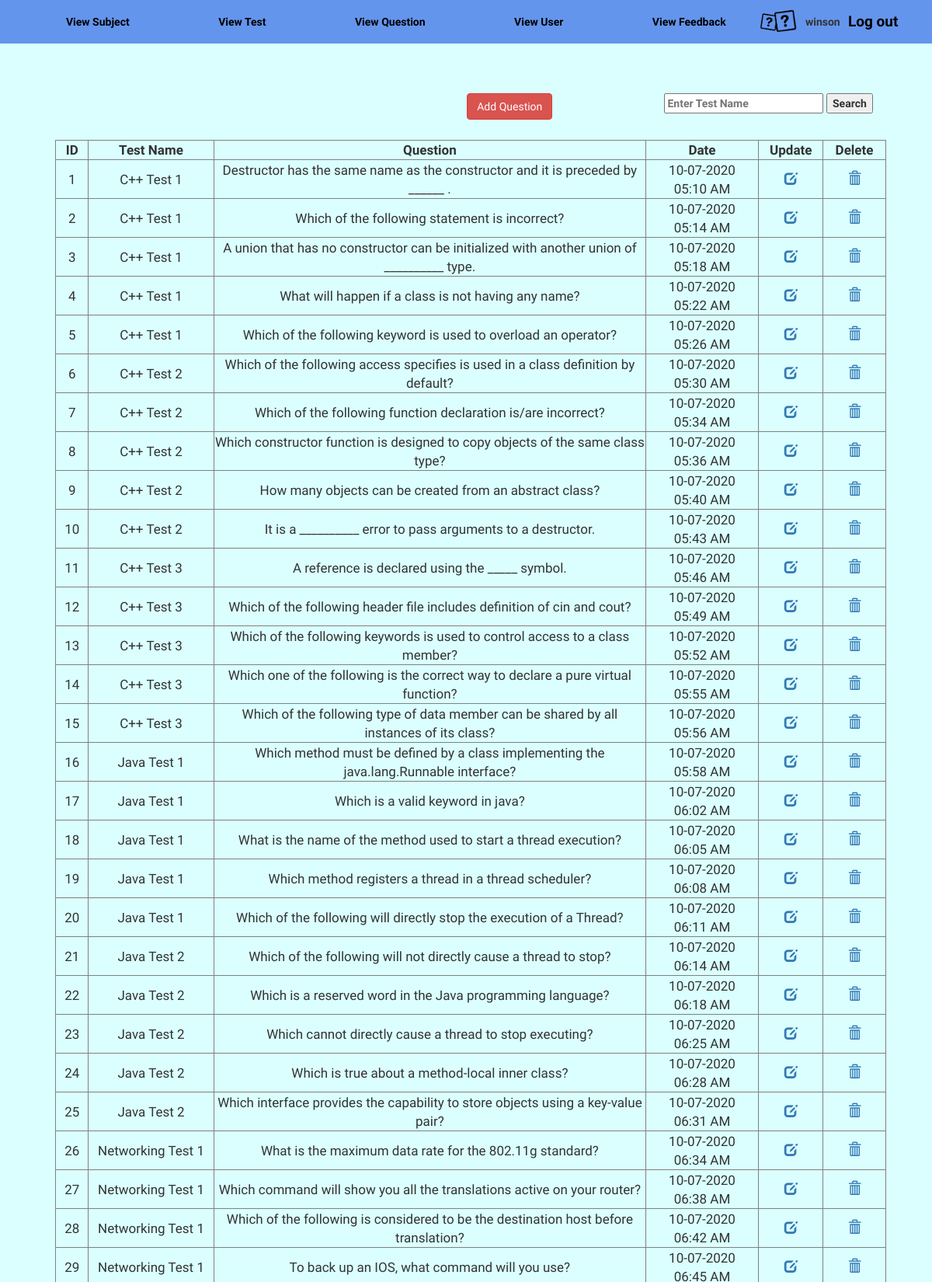
Page /adminViewQuestion.php (signed in, upper part) on the committed database.
### tables this page shows
CREATE TABLE `quiz_question` (
  `que_id` int(5) NOT NULL,
  `test_id` int(5) DEFAULT NULL,
  `que_desc` varchar(250) DEFAULT NULL,
  `ans1` varchar(275) DEFAULT NULL,
  `ans2` varchar(275) DEFAULT NULL,
  `ans3` varchar(275) DEFAULT NULL,
  `ans4` varchar(275) DEFAULT NULL,
  `true_ans` int(1) DEFAULT NULL,
  `date` timestamp NOT NULL DEFAULT current_timestamp()
);

CREATE TABLE `quiz_test` (
  `test_id` int(5) NOT NULL,
  `sub_id` int(5) DEFAULT NULL,
  `test_name` varchar(300) DEFAULT NULL,
  `date` timestamp NOT NULL DEFAULT current_timestamp()
);

### adminViewQuestion.php (the view, shortened to what this page needs)
<!DOCTYPE html>
<html>
<head>
<link rel="stylesheet" href="https://maxcdn.bootstrapcdn.com/bootstrap/3.3.6/css/bootstrap.min.css">
</head>
<body>
<?php include"adminMenu.php";?>
<center>
<div class="all-Table table-striped">
	<div class="search">
		<div class="move">
		<a class='btn btn-danger' href='adminQuestionAdd.php'>Add Question</a>
		</div>
		<form method="post">
			<input placeholder="Enter Test Name" type="text" name="searchTest">
			<input class="button" type="submit" name="buttonSubmitSearch" value="Search">
		</form>
	</div>
<table border="1px solid black" width="90%" >
<?php
include"database.php";
	if(isset($_POST['buttonSubmitSearch'])){
		$testN = $_POST['searchTest'];
		$i1=1;
		$result2=mysqli_query($con,"select q.que_id,t.test_name,q.que_desc,q.date from quiz_test t, quiz_question q where t.test_id=q.test_id and t.test_name LIKE '%$testN%'")or die(mysqli_error());
		if(mysqli_num_rows($result2) <= 0 || $testN == ""){
			echo "<br>";
			echo "<br>";
			echo "<br>";
			echo "<br>";
			echo '<h1>No result found!</h1>';
		}else{
		echo "<br><br><br><tr><th>ID</th><th>Test Name</th><th>Question</th><th>Date</th><th>Update</th><th>Delete</th></tr>";
			while($test1 = mysqli_fetch_array($result2)){
			$id1=$test1['que_id'];
				echo"<tr><td width=70 height=50>".$i1."</td>";
				echo"<td width=260>" .$test1['test_name']."</td>";
				echo"<td width=1100>" .$test1['que_desc']."</td>";
				echo"<td width=280>" .date("d-m-Y ", strtotime($test1['date']))."<br>".date("h:i A ", strtotime($test1['date']))."</td>";
				echo "<td width=120><a href='editQuestion.php?que_id=$id1'><span class='glyphicon glyphicon-edit'></span></a></td>";
				echo "<td width=120><a href='deleteQuestion.php?que_id=$id1'><span class='glyphicon glyphicon-trash'></span></a></td></tr>";
				$i1++;
			}
		}
	}else{
		$i=1;
		$result=mysqli_query($con,"select q.que_id,t.test_name,q.que_desc,q.date from quiz_question q, quiz_test t where t.test_id=q.test_id order by q.que_id") or die(mysqli_error());
		echo "<br><br><br><tr><th>ID</th><th>Test Name</th><th>Question</th><th>Date</th><th>Update</th><th>Delete</th></tr>";
		while($test=mysqli_fetch_array($result)){
		$id=$test['que_id'];
			echo"<tr><td width=70 height=50>".$i."</td>";
			echo"<td width=260>" .$test['test_name']."</td>";
			echo"<td width=1100>" .$test['que_desc']."</td>";
			echo"<td width=280>" .date("d-m-Y ", strtotime($test['date']))."<br>".date("h:i A ", strtotime($test['date']))."</td>";
			echo "<td width=120><a href='editQuestion.php?que_id=$id'><span class='glyphicon glyphicon-edit'></span></a></td>";
			echo "<td width=120><a href='deleteQuestion.php?que_id=$id'><span class='glyphicon glyphicon-trash'></span></a></td></tr>";
		$i++;
		}
	}
?>
</table>
</div>
</center>
</body>
</html>

### adminViewQuestion.php (style rules this page uses)
body { margin:0; background-color:#DBFFFF; }
table,td,th { border-collapse: collapse; text-align: center; font-size: 17px; }
.all-Table { position: absolute; margin: 10% 1%; width: 99%; }
.search { position: absolute; padding-left:71%; font-weight: bold; }
.move { position: absolute; left: 53%; font-weight: bold; }

### adminMenu.php (style rules this page uses)
* { font-family: 'Merienda One', cursive; }
p,span { font-family: 'Yeseva One', cursive; }

### rows in the picture
quiz_question: test.test_name "C++ Test 1", que_desc "Destructor has the same name as the constructor and it is preceded by ______ .", date "10-07-2020", date "05:10 AM"
quiz_question: test.test_name "C++ Test 1", que_desc "Which of the following statement is incorrect?", date "10-07-2020", date "05:14 AM"
quiz_question: test.test_name "C++ Test 1", que_desc "A union that has no constructor can be initialized with another union of __________ type.", date "10-07-2020", date "05:18 AM"
quiz_question: test.test_name "C++ Test 1", que_desc "What will happen if a class is not having any name?", date "10-07-2020", date "05:22 AM"
quiz_question: test.test_name "C++ Test 1", que_desc "Which of the following keyword is used to overload an operator?", date "10-07-2020", date "05:26 AM"
quiz_question: test.test_name "C++ Test 2", que_desc "Which of the following access specifies is used in a class definition by default?", date "10-07-2020", date "05:30 AM"
quiz_question: test.test_name "C++ Test 2", que_desc "Which of the following function declaration is/are incorrect?", date "10-07-2020", date "05:34 AM"
quiz_question: test.test_name "C++ Test 2", que_desc "Which constructor function is designed to copy objects of the same class type?", date "10-07-2020", date "05:36 AM"
quiz_question: test.test_name "C++ Test 2", que_desc "How many objects can be created from an abstract class?", date "10-07-2020", date "05:40 AM"
quiz_question: test.test_name "C++ Test 2", que_desc "It is a __________ error to pass arguments to a destructor.", date "10-07-2020", date "05:43 AM"
quiz_question: test.test_name "C++ Test 3", que_desc "A reference is declared using the _____ symbol.", date "10-07-2020", date "05:46 AM"
quiz_question: test.test_name "C++ Test 3", que_desc "Which of the following header file includes definition of cin and cout?", date "10-07-2020", date "05:49 AM"
quiz_question: test.test_name "C++ Test 3", que_desc "Which of the following keywords is used to control access to a class member?", date "10-07-2020", date "05:52 AM"
quiz_question: test.test_name "C++ Test 3", que_desc "Which one of the following is the correct way to declare a pure virtual function?", date "10-07-2020", date "05:55 AM"
quiz_question: test.test_name "C++ Test 3", que_desc "Which of the following type of data member can be shared by all instances of its class?", date "10-07-2020", date "05:56 AM"
quiz_question: test.test_name "Java Test 1", que_desc "Which method must be defined by a class implementing the java.lang.Runnable interface?", date "10-07-2020", date "05:58 AM"
quiz_question: test.test_name "Java Test 1", que_desc "Which is a valid keyword in java?", date "10-07-2020", date "06:02 AM"
quiz_question: test.test_name "Java Test 1", que_desc "What is the name of the method used to start a thread execution?", date "10-07-2020", date "06:05 AM"
quiz_question: test.test_name "Java Test 1", que_desc "Which method registers a thread in a thread scheduler?", date "10-07-2020", date "06:08 AM"
quiz_question: test.test_name "Java Test 1", que_desc "Which of the following will directly stop the execution of a Thread?", date "10-07-2020", date "06:11 AM"
quiz_question: test.test_name "Java Test 2", que_desc "Which of the following will not directly cause a thread to stop?", date "10-07-2020", date "06:14 AM"
quiz_question: test.test_name "Java Test 2", que_desc "Which is a reserved word in the Java programming language?", date "10-07-2020", date "06:18 AM"
quiz_question: test.test_name "Java Test 2", que_desc "Which cannot directly cause a thread to stop executing?", date "10-07-2020", date "06:25 AM"
quiz_question: test.test_name "Java Test 2", que_desc "Which is true about a method-local inner class?", date "10-07-2020", date "06:28 AM"
quiz_question: test.test_name "Java Test 2", que_desc "Which interface provides the capability to store objects using a key-value pair?", date "10-07-2020", date "06:31 AM"
quiz_question: test.test_name "Networking Test 1", que_desc "What is the maximum data rate for the 802.11g standard?", date "10-07-2020", date "06:34 AM"
quiz_question: test.test_name "Networking Test 1", que_desc "Which command will show you all the translations active on your router?", date "10-07-2020", date "06:38 AM"
quiz_question: test.test_name "Networking Test 1", que_desc "Which of the following is considered to be the destination host before translation?", date "10-07-2020", date "06:42 AM"
quiz_question: test.test_name "Networking Test 1", que_desc "To back up an IOS, what command will you use?", date "10-07-2020"

### other values in the picture
$_SESSION['loginAdmin'] "winson"
